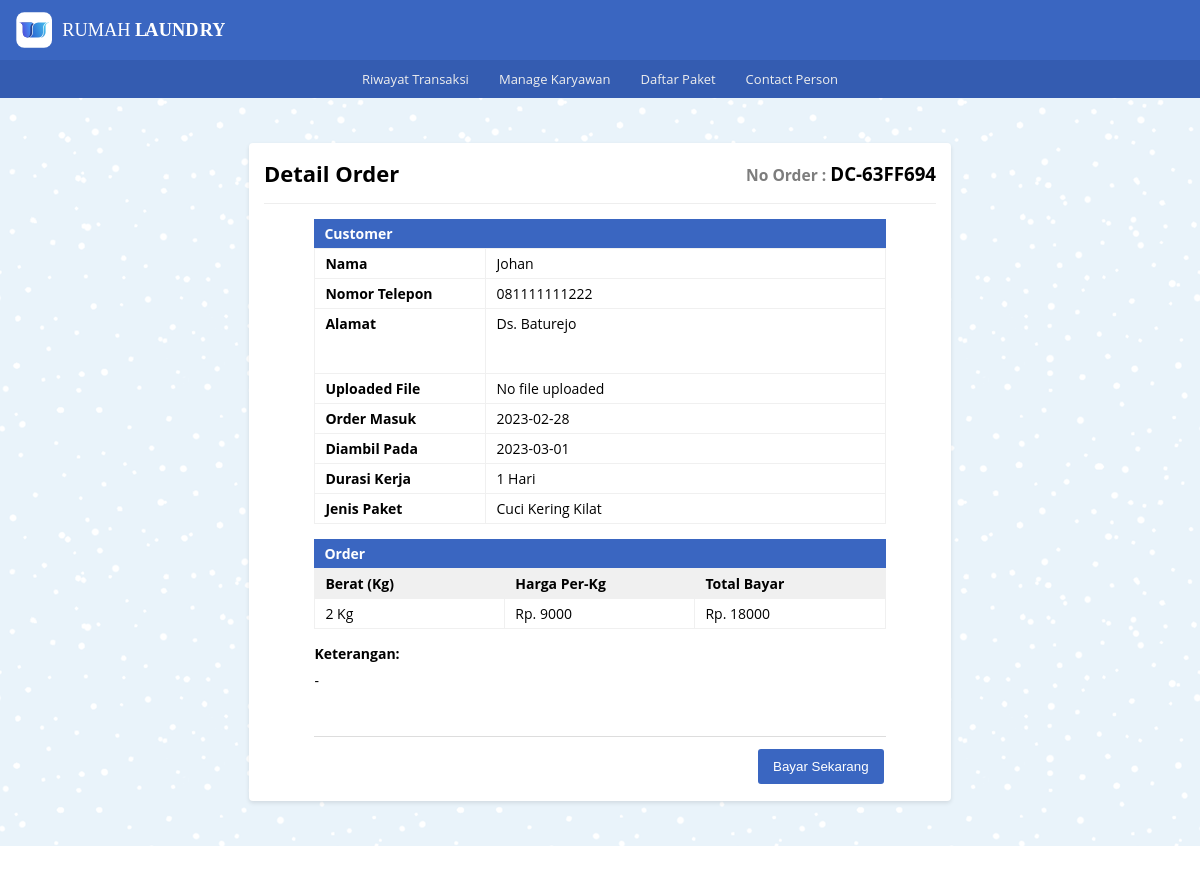
The page /detail_order/detail_dc/detail_order_dc.php?or_dc_number=DC-63FF694 on the database its author committed.
### tables this page shows
CREATE TABLE `tb_order_dc` (
  `id_order_dc` int NOT NULL,
  `or_dc_number` varchar(10) NOT NULL,
  `nama_pel_dc` varchar(100) NOT NULL,
  `no_telp_dc` varchar(13) NOT NULL,
  `alamat_dc` text NOT NULL,
  `jenis_paket_dc` varchar(100) NOT NULL,
  `wkt_krj_dc` varchar(30) DEFAULT NULL,
  `berat_qty_dc` int NOT NULL,
  `harga_perkilo` int NOT NULL,
  `tgl_masuk_dc` date NOT NULL,
  `tgl_keluar_dc` date NOT NULL,
  `tot_bayar` double NOT NULL,
  `keterangan_dc` text NOT NULL,
  `file_path` varchar(255) NOT NULL
);

### _functions.php (called while the page is built, shortened)
<?php
$host	= 'localhost';
$user = 'root';
$pass	= '';
$db	= 'laundry_app';
$koneksi = mysqli_connect($host,$user,$pass,$db);
function query($query) {
    global $koneksi;
    $result = mysqli_query($koneksi, $query);
    $rows = [];
    while ($row = mysqli_fetch_assoc($result)) {
        $rows[] = $row;
    }
    return $rows;
}

### detail_order/detail_dc/detail_order_dc.php (the view, shortened to what this page needs)
<?php
   require_once('../../_header.php');
   $no_dc = $_GET['or_dc_number'];
   $data = query("SELECT * FROM tb_order_dc WHERE or_dc_number = '$no_dc'")[0];
?>
   <div id="detail_or_dc" class="main-content">
      <div class="container">
         <div class="baris">
            <div class="col mt-2">
               <div class="card-md">
                  <div class="card-title card-flex">
                     <div class="card-col">
                        <h2>Detail Order</h2>
                     </div>
                     <div class="card-col txt-right">
                        <h3 class="no-order"><small>No Order : </small><?= $data['or_dc_number']?></h3>
                     </div>
                  </div>
                  <div class="card-body">
                     <form action="" method="post">
                        <div class="jdl-or">
                           <h4>Customer</h4>
                        </div>
                        <table class="tb-detail_customer">
                           <tr>
                              <th>Nama</th>
                              <td><input type="text" name="nama_pel_dc" disabled value="<?=$data['nama_pel_dc']?>"></td>
                           </tr>
                           <tr>
                              <th>Nomor Telepon</th>
                              <td><input type="text" name="no_telp_dc" disabled value="<?=$data['no_telp_dc']?>"></td>
                           </tr>
                           <tr>
                              <th>Alamat</th>
                              <td>
                                 <textarea name="alamat_dc" disabled class="txt-area">
                                    <?=$data['alamat_dc']?>
                                 </textarea>
                              </td>
                           </tr>
                           <tr>
                           <th>Uploaded File</th>
                           <td>
                              <?php if ($data['file_path']): ?>
                                 <a href="http://localhost/rumah_laundry/<?=$data['file_path']?>" target="_blank">View File</a>
                              <?php else: ?>
                                 <span>No file uploaded</span>
                              <?php endif; ?>
                           </td>
                        </tr>
                           <tr>
                              <th>Order Masuk</th>
                              <td><input type="text" name="tgl_masuk_dc" disabled value="<?=$data['tgl_masuk_dc']?>"></td>
                           </tr>
                           <tr>
                              <th>Diambil Pada</th>
                              <td><input type="text" name="tgl_keluar_dc" disabled value="<?=$data['tgl_keluar_dc']?>"></td>
                           </tr>
                           <tr>
                              <th>Durasi Kerja</th>
                              <td><input type="text" name="wkt_krj_dc" disabled value="<?=$data['wkt_krj_dc']?>"></td>
                           </tr>
                           <tr>
                              <th>Jenis Paket</th>
                              <td><input type="text" name="jenis_paket_dc" disabled value="<?=$data['jenis_paket_dc']?>"></td>
                           </tr>
                        </table>
                        <div class="jdl-or">
                           <h4>Order</h4>
                        </div>
                        <table class="tb-detail_order">
                           <tr>
                              <th>Berat (Kg)</th>
                              <th>Harga Per-Kg</th>
                              <th>Total Bayar</th>
                           </tr>
                           <tr>
                              <td><input type="text" name="berat_qty_dc" disabled value="<?=$data['berat_qty_dc'] . ' Kg'?>"></td>
                              <td><input type="text" name="harga_perkilo" disabled value="<?= 'Rp. ' . $data['harga_perkilo']?>"></td>
                              <td><input type="text" name="tot_bayar" disabled value="<?= 'Rp. ' . $data['tot_bayar']?>"></td>
                           </tr>
                        </table>
                        <div class="details">
                           <h4 class="mb-01">Keterangan:</h4>
                           <p class="lead">
                              <textarea name="keterangan_dc" disabled class="txt-area">
                                 <?=$data['keterangan_dc']?>
                              </textarea>
                           </p>
                        </div>
                        <div class="form-footer_detail">
                           <div class="buttons">
                              <button type="submit" name="bayar_dc" class="btn-sm bg-primary">Bayar Sekarang</button>
                           </div>
                        </div>
                     </form>
                  </div>
               </div>
            </div>
         </div>
      </div>
   </div>
<?php require_once('../../_footer.php') ?>

### _assets/css/style.css (style rules this page uses)
* { margin: 0; padding: 0; box-sizing: border-box; }
html,body { width: 100%; max-width: 100%; position: relative; font-family: 'Open sans', sans-serif; display: flex; flex-direction: column; background-image: url(../img/blue-snow.png); overflow-x: hidden; }
.txt-right { text-align: right; }
.lead { line-height: 25px; }
.mt-2 { margin-top: 30px }
.mb-01 { margin-bottom: 8px }
h2 { font-size: 22px; }
.main-content { display: flex; flex-direction: column; }
.container { display: flex; flex-direction: column; width: 1080px; max-width: 100%; margin: auto; padding: 0 15px; min-height: 20px; }
.baris { position: relative; margin: 0 -15px; display: flex; flex-direction: row; flex-wrap: wrap; }
.bg-primary { border: 2px solid #3a66c1; color: #ffffff; background-color: #3a66c1; }
.col { flex: 1; }
.no-order small { color: #7d7d7d; }
.card-md { background-color: #fff; width: 65%; margin: 15px auto; padding: 15px; border-radius: 4px; box-shadow: 0 2px 4px rgba(0,0,0,0.10); }
.card-body { position: relative; }
.card-title { padding-bottom: 15px; margin-bottom: 15px; border-bottom: 1px solid #eeeeee; }
.card-flex { display: flex; flex-direction: row; align-items: center; justify-content: space-between; }
.card-col { flex: 1; }
.card-md .card-body table.tb-detail_customer, .card-md .card-body table.tb-detail_order { width: 85%; position: relative; margin: 0 auto; border-collapse: collapse; text-align: left; }
.card-md .card-body .jdl-or { width: 85%; font-size: 14px; padding: 5px 10px; margin: 0 auto; color: #fff; background-color: #3a66c1; }
.card-md .card-body .details { width: 85%; margin: 15px auto 0; font-size: 14px; }
table.tb-detail_customer tr th { width: 30%; }
table.tb-detail_customer tr td { width: 70%; }
table.tb-detail_customer tr th, table.tb-detail_customer tr td, table.tb-detail_order tr th, table.tb-detail_order tr td { vertical-align: top; padding: 5px 10px; font-size: 14px; border: 1px solid #f0f0f0; }
table.tb-detail_order tr th { background-color: #f0f0f0; }
table.tb-detail_order tr th, table.tb-detail_order tr td { text-align: left; }
table.tb-detail_customer tr td input, table.tb-detail_customer tr td .txt-area, table.tb-detail_order tr td input, .details p.lead .txt-area { width: 100%; font-family: 'Open sans', sans-serif; font-size: 14px; border: 0; background-color: transparent; color: #000; }
.txt-area { padding: 0 !important; margin: 0 !important; min-height: 50px; resize: none; overflow-y: auto; outline: none; white-space: normal; }
.form-footer .buttons, .form-footer_detail .buttons { text-align: right; width: 50%; margin-left: auto; }
.form-footer_detail { width: 85%; margin: 8px auto 0; border-top: 1px solid #dddddd; padding-top: 10px; display: flex; }
.btn-sm { display: inline-block; text-decoration: none; padding: 10px 15px; margin: 2px; border-radius: 3px; cursor: pointer; border: 0; }

### rows shown on the page
tb_order_dc: or_dc_number "DC-63FF694", nama_pel_dc "Johan", no_telp_dc "081111111222", alamat_dc "Ds. Baturejo", tgl_masuk_dc "2023-02-28", tgl_keluar_dc "2023-03-01", wkt_krj_dc "1 Hari", jenis_paket_dc "Cuci Kering Kilat", berat_qty_dc "2 Kg", harga_perkilo "Rp. 9000", tot_bayar "Rp. 18000", keterangan_dc "-"
